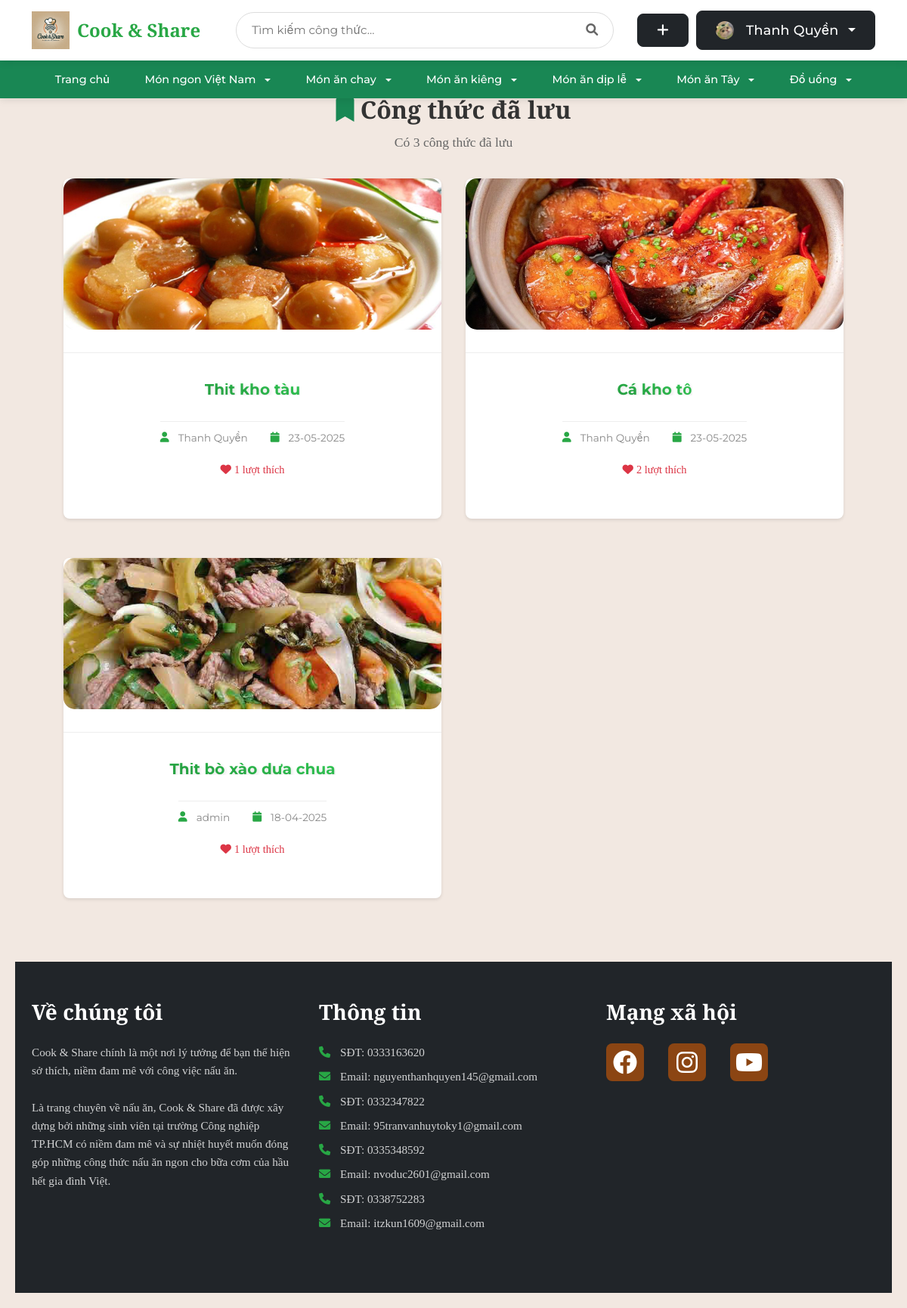
Page /saved_recipes (signed in) on the committed database.
### tables this page shows
CREATE TABLE user (
    id INTEGER PRIMARY KEY AUTOINCREMENT,
    username TEXT UNIQUE NOT NULL,
    password TEXT NOT NULL,
    email TEXT UNIQUE NOT NULL,
    created TIMESTAMP NOT NULL DEFAULT CURRENT_TIMESTAMP,
    avatar_path TEXT,
    role TEXT NOT NULL DEFAULT 'user',
    is_blocked BOOLEAN NOT NULL DEFAULT 0,
    gender TEXT,
    birthdate DATE,
    phone TEXT
);

CREATE TABLE blog_images (
    id INTEGER PRIMARY KEY AUTOINCREMENT,
    post_id INTEGER NOT NULL,
    image_path TEXT NOT NULL,
    is_main_image BOOLEAN DEFAULT 0,
    created TIMESTAMP NOT NULL DEFAULT CURRENT_TIMESTAMP,
    FOREIGN KEY (post_id) REFERENCES post (id) ON DELETE CASCADE
);

CREATE TABLE post (
    id INTEGER PRIMARY KEY AUTOINCREMENT,
    author_id INTEGER NOT NULL,
    created TIMESTAMP NOT NULL DEFAULT CURRENT_TIMESTAMP,
    title TEXT NOT NULL,
    description TEXT,
    ingredients TEXT NOT NULL,
    instructions TEXT NOT NULL,
    cooking_time INTEGER DEFAULT 0,
    servings INTEGER DEFAULT 1,
    FOREIGN KEY (author_id) REFERENCES user (id)
);

### share_recipe/blog.py (the view)
@bp.route('/saved_recipes')
@login_required
def saved_recipes():
    db = get_db()
    page = request.args.get('page', 1, type=int)
    per_page = 9
    offset = (page - 1) * per_page
    saved_recipes = db.execute(
        'SELECT p.*, u.username as author_name, bi.image_path, '
        '(SELECT COUNT(*) FROM favorites f WHERE f.post_id = p.id) as like_count '
        'FROM post p '
        'JOIN saved_recipes sr ON p.id = sr.post_id '
        'JOIN user u ON p.author_id = u.id '
        'LEFT JOIN blog_images bi ON p.id = bi.post_id AND bi.is_main_image = 1 '
        'WHERE sr.user_id = ? '
        'ORDER BY sr.created DESC '
        'LIMIT ? OFFSET ?',
        (g.user['id'], per_page, offset)
    ).fetchall()
    total_saved = db.execute(
        'SELECT COUNT(*) FROM saved_recipes WHERE user_id = ?',
        (g.user['id'],)
    ).fetchone()[0]
    total_pages = (total_saved + per_page - 1) // per_page
    return render_template('blog/saved_recipes.html',
                         saved_recipes=saved_recipes,
                         page=page,
                         total_pages=total_pages)

### share_recipe/templates/blog/saved_recipes.html (shortened to what this page needs)
{% extends 'base.html' %}
{% block content %}
<div class="search-results-container">
    <div class="search-header">
        <h1><i class="fas fa-bookmark text-success"></i> Công thức đã lưu</h1>
        {% if saved_recipes %}
            <p>Có {{ saved_recipes|length }} công thức đã lưu</p>
        {% endif %}
    </div>
    {% if saved_recipes %}
        <div class="recipe-grid">
            {% for recipe in saved_recipes %}
                <div class="recipe-card">
                    <a href="{{ url_for('blog.detail', id=recipe.id) }}" class="recipe-link">
                        <div class="recipe-image">
                            {% if recipe.image_path %}
                                <img src="{{ url_for('static', filename=recipe.image_path) }}" alt="{{ recipe.title }}">
                            {% else %}
                                <img src="{{ url_for('static', filename='default-recipe.jpg') }}" alt="{{ recipe.title }}">
                            {% endif %}
                        </div>
                        <div class="recipe-info">
                            <h2 class="recipe-title">{{ recipe.title }}</h2>
                            <div class="recipe-meta">
                                <span class="author">
                                    <i class="fas fa-user"></i> {{ recipe.author_name }}
                                </span>
                                <span class="date">
                                    <i class="fas fa-calendar"></i> {{ recipe.created.strftime('%d-%m-%Y') }}
                                </span>
                            </div>
                            <div class="recipe-stats">
                                <span class="likes">
                                    <i class="fas fa-heart"></i> {{ recipe['like_count'] }} lượt thích
                                </span>
                            </div>
                        </div>
                    </a>
                </div>
            {% endfor %}
        </div>
    {% else %}
        <div class="no-results">
            <p>Bạn chưa lưu công thức nào</p>
            <a href="{{ url_for('blog.index') }}" class="btn btn-primary">Khám phá công thức</a>
        </div>
    {% endif %}
</div>
{% endblock %}

### share_recipe/templates/base.html (shortened to what this page needs)
<!DOCTYPE html>
<html>
<head>
    <link rel="stylesheet" href="https://cdn.jsdelivr.net/npm/bootstrap@5.3.0/dist/css/bootstrap.min.css">
    <link rel="stylesheet" href="https://cdnjs.cloudflare.com/ajax/libs/font-awesome/6.0.0/css/all.min.css">
    {% block head %}
    <link rel="stylesheet" href="{{ url_for('static', filename='base.css') }}">
    <link rel="stylesheet" href="{{ url_for('static', filename='login.css') }}">
    <link rel="stylesheet" href="{{ url_for('static', filename='register.css') }}">
    <link rel="stylesheet" href="{{ url_for('static', filename='index.css') }}">
    <link rel="stylesheet" href="{{ url_for('static', filename='detail.css') }}">
    {% endblock %}
</head>
<body>
    <nav class="navbar navbar-expand-lg">
        <div class="container">
            <a class="navbar-brand" href="{{ url_for('blog.index') }}">
                <img src="{{ url_for('static', filename='uploads/logo/Logo_home.webp') }}" alt="Cook & Share" style="height: 50px;">
                <span class="brand-text">Cook & Share</span>
            </a>
            <div class="search-container">
                <form action="{{ url_for('blog.search') }}" method="get" class="search-box">
                    <input type="text" name="q" class="search-input" placeholder="Tìm kiếm công thức..." value="{{ request.args.get('q', '') }}">
                    <button type="submit" class="search-button">
                        <i class="fas fa-search"></i>
                    </button>
                </form>
            </div>
            <div class="user-actions">
                {% if g.user %}
                    <a href="{{ url_for('blog.create') }}" class="btn btn-dark btn-custom" title="Tạo công thức mới">
                        <i class="fas fa-plus"></i>
                    </a>
                    <div class="dropdown">
                        <button class="btn btn-dark btn-custom dropdown-toggle" type="button" id="userDropdown" data-bs-toggle="dropdown" aria-expanded="false">
                            {% if g.user.avatar_path %}
                                <img src="{{ url_for('static', filename=g.user.avatar_path) }}" class="user-avatar" alt="Avatar">
                            {% else %}
                                <i class="fas fa-user"></i>
                            {% endif %}
                            {{ g.user['username'] }}
                        </button>
                    </div>
                {% endif %}
            </div>
        </div>
    </nav>
    <nav class="navbar navbar-expand-lg bg-success">
        <div class="container">
            <div class="collapse navbar-collapse justify-content-center" id="categoryNav">
                <ul class="navbar-nav">
                    <li class="nav-item">
                        <a class="nav-link text-white" href="{{ url_for('blog.index') }}">Trang chủ</a>
                    </li>
                    <li class="nav-item dropdown">
                        <a class="nav-link text-white dropdown-toggle" href="#" role="button" data-bs-toggle="dropdown" aria-expanded="false">
                            Món ngon Việt Nam
                        </a>
                    </li>
                    <li class="nav-item dropdown">
                        <a class="nav-link text-white dropdown-toggle" href="#" role="button" data-bs-toggle="dropdown" aria-expanded="false">
                            Món ăn chay
                        </a>
                    </li>
                    <li class="nav-item dropdown">
                        <a class="nav-link text-white dropdown-toggle" href="#" role="button" data-bs-toggle="dropdown" aria-expanded="false">
                            Món ăn kiêng
                        </a>
                    </li>
                    <li class="nav-item dropdown">
                        <a class="nav-link text-white dropdown-toggle" href="#" role="button" data-bs-toggle="dropdown" aria-expanded="false">
                            Món ăn dịp lễ
                        </a>
                    </li>
                    <li class="nav-item dropdown">
                        <a class="nav-link text-white dropdown-toggle" href="#" role="button" data-bs-toggle="dropdown" aria-expanded="false">
                            Món ăn Tây
                        </a>
                    </li>
                    <li class="nav-item dropdown">
                        <a class="nav-link text-white dropdown-toggle" href="#" role="button" data-bs-toggle="dropdown" aria-expanded="false">
                            Đồ uống
                        </a>
                    </li>
                </ul>
            </div>
        </div>
    </nav>
    <div class="main-container">
        <div class="content">
            {% block content %}{% endblock %}
        </div>
    </div>
    <footer class="footer bg-dark text-white py-5">
        <div class="container">
            <div class="row">
                <div class="col-md-4 mb-4">
                    <h2 class="footer-heading mb-4">Về chúng tôi</h2>
                    <p>Cook & Share chính là một nơi lý tưởng để bạn thể hiện sở thích, niềm đam mê với công việc nấu ăn.</p>
                    <p>Là trang chuyên về nấu ăn, Cook & Share đã được xây dựng bởi những sinh viên tại trường Công nghiệp TP.HCM có niềm đam mê và sự nhiệt huyết muốn đóng góp những công thức nấu ăn ngon cho bữa cơm của hầu hết gia đình Việt.</p>
                </div>
                <div class="col-md-4 mb-4">
                    <h2 class="footer-heading mb-4">Thông tin</h2>
                    <div class="contact-info">
                        <p><i class="fas fa-phone me-2"></i>SĐT: 0333163620</p>
                        <p><i class="fas fa-envelope me-2"></i>Email: nguyenthanhquyen145@gmail.com</p>
                        <p><i class="fas fa-phone me-2"></i>SĐT: 0332347822</p>
                        <p><i class="fas fa-envelope me-2"></i>Email: 95tranvanhuytoky1@gmail.com</p>
                        <p><i class="fas fa-phone me-2"></i>SĐT: 0335348592</p>
                        <p><i class="fas fa-envelope me-2"></i>Email: nvoduc2601@gmail.com</p>
                        <p><i class="fas fa-phone me-2"></i>SĐT: 0338752283</p>
                        <p><i class="fas fa-envelope me-2"></i>Email: itzkun1609@gmail.com</p>
                    </div>
                </div>
                <div class="col-md-4 mb-4">
                    <h2 class="footer-heading mb-4">Mạng xã hội</h2>
                    <div class="social-links">
                        <a href="https://web.facebook.com/thah.wuyen/" class="social-link me-3">
                            <i class="fab fa-facebook fa-2x"></i>
                        </a>
                        <a href="https://www.instagram.com/_thah.wuyen_js/" class="social-link me-3">
                            <i class="fab fa-instagram fa-2x"></i>
                        </a>
                        <a href="https://www.youtube.com/@silverbullets8727" class="social-link">
                            <i class="fab fa-youtube fa-2x"></i>
                        </a>
                    </div>
                </div>
            </div>
        </div>
    </footer>
</body>
</html>

### rows in the picture
user: avatar_path (picture), user.username "Thanh Quyền"
blog_images: image_path (picture), title "Thịt kho tàu", author_name "Thanh Quyền", created "23-05-2025", like_count "1"
blog_images: image_path (picture), title "Cá kho tộ", author_name "Thanh Quyền", created "23-05-2025", like_count "2"
blog_images: image_path (picture), title "Thịt bò xào dưa chua", author_name "admin", created "18-04-2025", like_count "1"

### other values in the picture
{{ saved_recipes|length }} "3"
